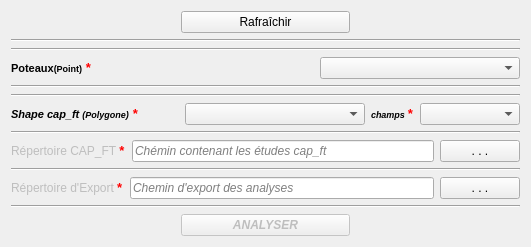
     <widget class="QWidget" name="tab_cap_ft">
      <attribute name="title">
       <string>2. VERIF CAP_FT</string>
      </attribute>
      <layout class="QGridLayout" name="gridLayout_9">
       <item row="0" column="0">
        <layout class="QVBoxLayout" name="verticalLayout_4">
         <item>
          <layout class="QHBoxLayout" name="horizontalLayout_15">
           <item>
            <spacer name="horizontalSpacer_28">
             <property name="orientation">
              <enum>Qt::Horizontal</enum>
             </property>
             <property name="sizeHint" stdset="0">
              <size>
               <width>40</width>
               <height>20</height>
              </size>
             </property>
            </spacer>
           </item>
           <item>
            <widget class="QPushButton" name="capFtRafraichirUi">
             <property name="sizePolicy">
              <sizepolicy hsizetype="Expanding" vsizetype="Fixed">
               <horstretch>0</horstretch>
               <verstretch>0</verstretch>
              </sizepolicy>
             </property>
             <property name="font">
              <font>
               <weight>50</weight>
               <bold>false</bold>
               <kerning>true</kerning>
              </font>
             </property>
             <property name="text">
              <string>Rafraîchir</string>
             </property>
            </widget>
           </item>
           <item>
            <spacer name="horizontalSpacer_29">
             <property name="orientation">
              <enum>Qt::Horizontal</enum>
             </property>
             <property name="sizeHint" stdset="0">
              <size>
               <width>40</width>
               <height>20</height>
              </size>
             </property>
            </spacer>
           </item>
          </layout>
         </item>
         <item>
          <widget class="Line" name="line_17">
           <property name="orientation">
            <enum>Qt::Horizontal</enum>
           </property>
          </widget>
         </item>
         <item>
          <widget class="Line" name="line_18">
           <property name="orientation">
            <enum>Qt::Horizontal</enum>
           </property>
          </widget>
         </item>
         <item>
          <layout class="QHBoxLayout" name="horizontalLayout_6">
           <item>
            <widget class="QLabel" name="label_13">
             <property name="font">
              <font>
               <pointsize>7</pointsize>
               <weight>75</weight>
               <bold>true</bold>
               <kerning>true</kerning>
              </font>
             </property>
             <property name="text">
              <string>&lt;html&gt;&lt;head/&gt;&lt;body&gt;&lt;p align=&quot;justify&quot;&gt;&lt;span style=&quot; font-family:'Sans Serif'; font-size:8pt;&quot;&gt;Poteaux&lt;/span&gt;&lt;span style=&quot; font-family:'Sans Serif'; font-size:10pt;&quot;/&gt;&lt;span style=&quot; font-family:'Sans Serif';&quot;&gt;(Point)&lt;/span&gt;&lt;span style=&quot; font-family:'Sans Serif'; font-size:10pt; color:#ff0000;&quot;&gt; *&lt;/span&gt;&lt;/p&gt;&lt;/body&gt;&lt;/html&gt;</string>
             </property>
            </widget>
           </item>
           <item>
            <spacer name="horizontalSpacer_30">
             <property name="orientation">
              <enum>Qt::Horizontal</enum>
             </property>
             <property name="sizeHint" stdset="0">
              <size>
               <width>40</width>
               <height>20</height>
              </size>
             </property>
            </spacer>
           </item>
           <item>
            <widget class="QComboBox" name="capFtComboBoxCoucheInfra_pt_pot">
             <property name="minimumSize">
              <size>
               <width>200</width>
               <height>0</height>
              </size>
             </property>
             <property name="font">
              <font>
               <pointsize>9</pointsize>
               <weight>75</weight>
               <bold>true</bold>
               <kerning>true</kerning>
              </font>
             </property>
             <item>
              <property name="text">
               <string/>
              </property>
             </item>
            </widget>
           </item>
          </layout>
         </item>
         <item>
          <widget class="Line" name="line_19">
           <property name="orientation">
            <enum>Qt::Horizontal</enum>
           </property>
          </widget>
         </item>
         <item>
          <widget class="Line" name="line_29">
           <property name="orientation">
            <enum>Qt::Horizontal</enum>
           </property>
          </widget>
         </item>
         <item>
          <layout class="QHBoxLayout" name="horizontalLayout_18">
           <item>
            <widget class="QLabel" name="label_16">
             <property name="font">
              <font>
               <pointsize>7</pointsize>
               <weight>75</weight>
               <italic>true</italic>
               <bold>true</bold>
               <kerning>true</kerning>
              </font>
             </property>
             <property name="text">
              <string>&lt;html&gt;&lt;head/&gt;&lt;body&gt;&lt;p align=&quot;justify&quot;&gt;&lt;span style=&quot; font-family:'Sans Serif'; font-size:8pt;&quot;&gt;Shape cap_ft &lt;/span&gt;&lt;span style=&quot; font-family:'Sans Serif';&quot;&gt;(Polygone)&lt;/span&gt;&lt;span style=&quot; font-family:'Sans Serif'; font-size:10pt; color:#ff0000;&quot;&gt; *&lt;/span&gt;&lt;/p&gt;&lt;/body&gt;&lt;/html&gt;</string>
             </property>
            </widget>
           </item>
           <item>
            <spacer name="horizontalSpacer_33">
             <property name="orientation">
              <enum>Qt::Horizontal</enum>
             </property>
             <property name="sizeHint" stdset="0">
              <size>
               <width>40</width>
               <height>20</height>
              </size>
             </property>
            </spacer>
           </item>
           <item>
            <widget class="QComboBox" name="capFtComboBox_etude_cap_ft">
             <property name="minimumSize">
              <size>
               <width>180</width>
               <height>0</height>
              </size>
             </property>
             <property name="font">
              <font>
               <pointsize>9</pointsize>
               <weight>75</weight>
               <italic>true</italic>
               <bold>true</bold>
               <kerning>true</kerning>
              </font>
             </property>
             <item>
              <property name="text">
               <string/>
              </property>
             </item>
            </widget>
           </item>
           <item>
            <widget class="QLabel" name="label_17">
             <property name="font">
              <font>
               <pointsize>7</pointsize>
               <weight>75</weight>
               <italic>true</italic>
               <bold>true</bold>
               <kerning>true</kerning>
              </font>
             </property>
             <property name="text">
              <string>&lt;html&gt;&lt;head/&gt;&lt;body&gt;&lt;p align=&quot;justify&quot;&gt;&lt;span style=&quot; font-family:'Sans Serif';&quot;&gt;champs &lt;/span&gt;&lt;span style=&quot; font-family:'Sans Serif'; font-size:10pt; color:#ff0000;&quot;&gt;*&lt;/span&gt;&lt;/p&gt;&lt;/body&gt;&lt;/html&gt;</string>
             </property>
            </widget>
           </item>
           <item>
            <widget class="QComboBox" name="capFtComboBoxChampsCapFt">
             <property name="minimumSize">
              <size>
               <width>100</width>
               <height>0</height>
              </size>
             </property>
             <property name="font">
              <font>
               <pointsize>9</pointsize>
               <weight>75</weight>
               <italic>true</italic>
               <bold>true</bold>
               <kerning>true</kerning>
              </font>
             </property>
            </widget>
           </item>
          </layout>
         </item>
         <item>
          <widget class="Line" name="line_30">
           <property name="orientation">
            <enum>Qt::Horizontal</enum>
           </property>
          </widget>
         </item>
         <item>
          <layout class="QHBoxLayout" name="horizontalLayout_17">
           <item>
            <widget class="QLabel" name="repertoireGTHD_4">
             <property name="enabled">
              <bool>false</bool>
             </property>
             <property name="sizePolicy">
              <sizepolicy hsizetype="Fixed" vsizetype="Fixed">
               <horstretch>0</horstretch>
               <verstretch>0</verstretch>
              </sizepolicy>
             </property>
             <property name="text">
              <string>&lt;html&gt;&lt;head/&gt;&lt;body&gt;&lt;p&gt;Répertoire CAP_FT &lt;span style=&quot; font-family:'Sans Serif'; font-size:10pt; font-weight:600; color:#ff0000;&quot;&gt;*&lt;/span&gt;&lt;/p&gt;&lt;/body&gt;&lt;/html&gt;</string>
             </property>
            </widget>
           </item>
           <item>
            <widget class="QLineEdit" name="lienRepertoireCapFt">
             <property name="enabled">
              <bool>true</bool>
             </property>
             <property name="sizePolicy">
              <sizepolicy hsizetype="Expanding" vsizetype="Fixed">
               <horstretch>0</horstretch>
               <verstretch>0</verstretch>
              </sizepolicy>
             </property>
             <property name="font">
              <font>
               <weight>50</weight>
               <italic>true</italic>
               <bold>false</bold>
               <kerning>true</kerning>
              </font>
             </property>
             <property name="placeholderText">
              <string>Chémin contenant les études cap_ft</string>
             </property>
            </widget>
           </item>
           <item>
            <widget class="QPushButton" name="boutonCheminEtudeCapFt">
             <property name="sizePolicy">
              <sizepolicy hsizetype="Fixed" vsizetype="Fixed">
               <horstretch>0</horstretch>
               <verstretch>0</verstretch>
              </sizepolicy>
             </property>
             <property name="text">
              <string>. . .</string>
             </property>
            </widget>
           </item>
          </layout>
         </item>
         <item>
          <widget class="Line" name="line_31">
           <property name="orientation">
            <enum>Qt::Horizontal</enum>
           </property>
          </widget>
         </item>
         <item>
          <layout class="QHBoxLayout" name="horizontalLayout_19">
           <item>
            <widget class="QLabel" name="repertoireExportComac">
             <property name="enabled">
              <bool>false</bool>
             </property>
             <property name="sizePolicy">
              <sizepolicy hsizetype="Fixed" vsizetype="Fixed">
               <horstretch>0</horstretch>
               <verstretch>0</verstretch>
              </sizepolicy>
             </property>
             <property name="text">
              <string>&lt;html&gt;&lt;head/&gt;&lt;body&gt;&lt;p&gt;Répertoire d'Export &lt;span style=&quot; font-family:'Sans Serif'; font-size:10pt; font-weight:600; color:#ff0000;&quot;&gt;*&lt;/span&gt;&lt;/p&gt;&lt;/body&gt;&lt;/html&gt;</string>
             </property>
            </widget>
           </item>
           <item>
            <widget class="QLineEdit" name="lienCheminExportCapFt">
             <property name="enabled">
              <bool>true</bool>
             </property>
             <property name="sizePolicy">
              <sizepolicy hsizetype="Expanding" vsizetype="Fixed">
               <horstretch>0</horstretch>
               <verstretch>0</verstretch>
              </sizepolicy>
             </property>
             <property name="font">
              <font>
               <weight>50</weight>
               <italic>true</italic>
               <bold>false</bold>
               <kerning>true</kerning>
              </font>
             </property>
             <property name="placeholderText">
              <string>Chemin d'export des analyses</string>
             </property>
            </widget>
           </item>
           <item>
            <widget class="QPushButton" name="boutonCheminExportComac">
             <property name="sizePolicy">
              <sizepolicy hsizetype="Fixed" vsizetype="Fixed">
               <horstretch>0</horstretch>
               <verstretch>0</verstretch>
              </sizepolicy>
             </property>
             <property name="text">
              <string>. . .</string>
             </property>
            </widget>
           </item>
          </layout>
         </item>
         <item>
          <widget class="Line" name="line_32">
           <property name="orientation">
            <enum>Qt::Horizontal</enum>
           </property>
          </widget>
         </item>
         <item>
          <layout class="QHBoxLayout" name="horizontalLayout_3">
           <item>
            <spacer name="horizontalSpacer_31">
             <property name="orientation">
              <enum>Qt::Horizontal</enum>
             </property>
             <property name="sizeHint" stdset="0">
              <size>
               <width>40</width>
               <height>20</height>
              </size>
             </property>
            </spacer>
           </item>
           <item>
            <widget class="QPushButton" name="cap_ftLanceur">
             <property name="enabled">
              <bool>false</bool>
             </property>
             <property name="sizePolicy">
              <sizepolicy hsizetype="Expanding" vsizetype="Fixed">
               <horstretch>0</horstretch>
               <verstretch>0</verstretch>
              </sizepolicy>
             </property>
             <property name="font">
              <font>
               <weight>75</weight>
               <italic>true</italic>
               <bold>true</bold>
               <kerning>true</kerning>
              </font>
             </property>
             <property name="text">
              <string>ANALYSER</string>
             </property>
            </widget>
           </item>
           <item>
            <spacer name="horizontalSpacer_32">
             <property name="orientation">
              <enum>Qt::Horizontal</enum>
             </property>
             <property name="sizeHint" stdset="0">
              <size>
               <width>40</width>
               <height>20</height>
              </size>
             </property>
            </spacer>
           </item>
          </layout>
         </item>
        </layout>
       </item>
      </layout>
     </widget>
